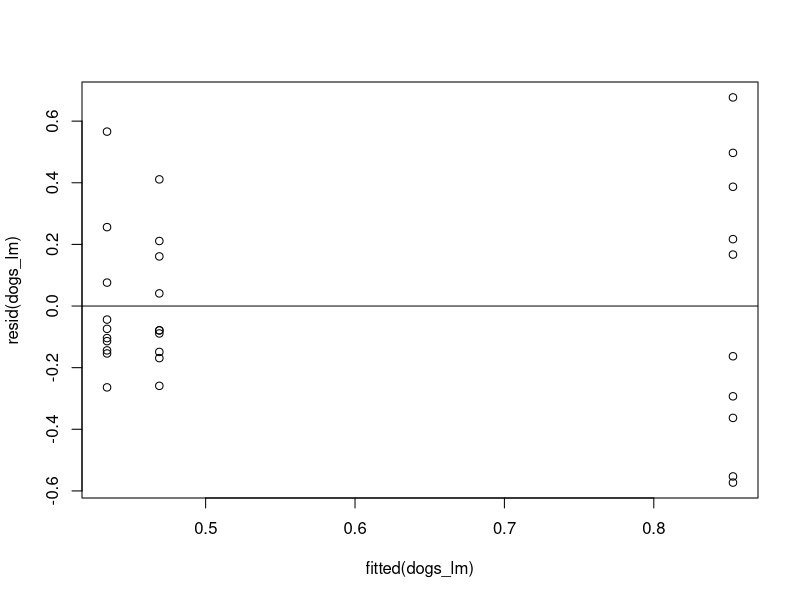

Here is the R script that generated this plot:
setwd("/Volumes/home/code/Assignments_EDDA")

# Read data and convert to data frame
dogs = read.table('./Datasets/dogs.txt', header = TRUE)
dogsframe = data.frame(yield=as.vector(as.matrix(dogs)), variety=factor(rep(1:3, each=10)))
dogsframe[1:15,]
is.factor(dogsframe$variety)
is.numeric(dogsframe$variety)

# Check for independence
dogs_lm = lm(yield~variety, data=dogsframe)
plot(fitted(dogs_lm), resid(dogs_lm))
abline(0, 0)

kruskal.test(yield~variety, data=dogsframe)
